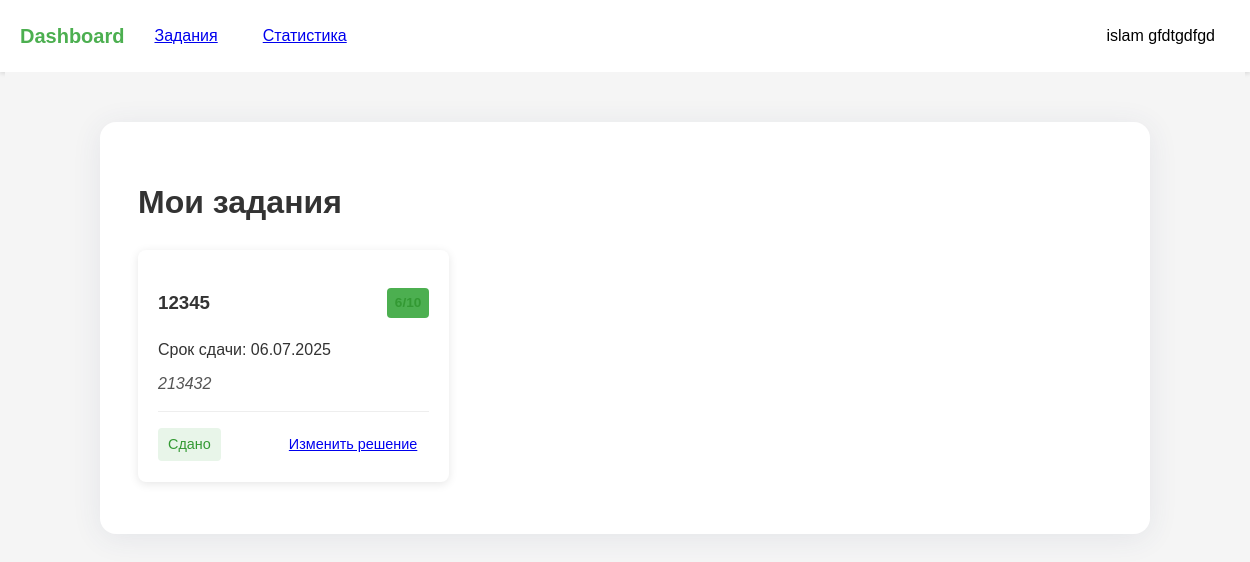
The page /assignments (signed in) on the database its author committed.
### models.py (models this page shows)
class User(UserMixin, db.Model):
    id = db.Column(db.Integer, primary_key=True)
    name = db.Column(db.String(150))
    email = db.Column(db.String(150), unique=True)
    password = db.Column(db.String(150))
    role = db.Column(db.String(50))  # 'student' or 'teacher'
    group = db.Column(db.String(50))
    first_name = db.Column(db.String(150))
    last_name = db.Column(db.String(150))
    age = db.Column(db.Integer)
    gender = db.Column(db.String(10))  # 'male', 'female', 'other'
    students = db.relationship(
        'User',
        secondary=teacher_student,
        primaryjoin=(id == teacher_student.c.teacher_id),
        secondaryjoin=(id == teacher_student.c.student_id),
        backref=db.backref('teachers', lazy='dynamic'),
        lazy='dynamic'
    )

class Assignment(db.Model):
    id = db.Column(db.Integer, primary_key=True)
    title = db.Column(db.String(100), nullable=False)
    description = db.Column(db.Text, nullable=False)
    deadline = db.Column(db.DateTime)
    max_score = db.Column(db.Integer, default=10)
    teacher_id = db.Column(db.Integer, db.ForeignKey('user.id'))
    created_at = db.Column(db.DateTime, default=datetime.utcnow)
    submissions = db.relationship('Submission', backref='assignment', lazy=True)
    questions = db.relationship('Question', backref='assignment', cascade='all, delete-orphan', lazy=True)

class Submission(db.Model):
    id = db.Column(db.Integer, primary_key=True)
    student_id = db.Column(db.Integer, db.ForeignKey('user.id'))
    assignment_id = db.Column(db.Integer, db.ForeignKey('assignment.id'))
    solution_text = db.Column(db.Text)
    submitted_at = db.Column(db.DateTime, default=datetime.utcnow)
    score = db.Column(db.Integer)
    feedback = db.Column(db.Text)

### main.py (the view)
@main.route('/assignments')
@login_required
def assignments_list():
    if current_user.role == 'teacher':
        assignments = Assignment.query.filter_by(teacher_id=current_user.id).order_by(Assignment.created_at.desc()).all()
        return render_template('assignments.html', assignments=assignments)
    elif current_user.role == 'student':
        assignments = Assignment.query.all()
        my_submissions = Submission.query.filter_by(student_id=current_user.id).all()
        submissions_by_assignment = {s.assignment_id: s for s in my_submissions}
        for a in assignments:
            a.submissions = [submissions_by_assignment[a.id]] if a.id in submissions_by_assignment else []
        return render_template('student_assignments.html', assignments=assignments, current_user=current_user)
    else:
        abort(403)

### app.py (called while the page is built)
def create_app():
    app = Flask(__name__)
    app.config['SECRET_KEY'] = 'your_secret_key'
    app.config['SQLALCHEMY_DATABASE_URI'] = 'sqlite:///data.db'
    app.config['SQLALCHEMY_TRACK_MODIFICATIONS'] = False
    app.config['TEMPLATES_AUTO_RELOAD'] = True
    db.init_app(app)
    login_manager.init_app(app)
    login_manager.login_view = 'auth.login'
    from models import User
    @login_manager.user_loader
    def load_user(user_id):
        return User.query.get(int(user_id))
    from auth import auth as auth_blueprint
    app.register_blueprint(auth_blueprint)
    from main import main as main_blueprint
    app.register_blueprint(main_blueprint)
    return app

### templates/student_assignments.html (shortened to what this page needs)
{% extends "base.html" %}
{% block content %}
<div class="student-dashboard">
    <div class="dashboard-container">
        <h1 class="welcome-title">Мои задания</h1>
        <div class="assignments-section">
            <div class="assignments-grid">
                {% for assignment in assignments %}
                <div class="assignment-card">
                    <div class="assignment-header" style="display: flex; justify-content: space-between; align-items: center;">
                        <h3>{{ assignment.title }}</h3>
                        {% set my_submission = assignment.submissions[0] if assignment.submissions else None %}
                        {% if my_submission and my_submission.score is not none %}
                            <span class="score-label" style="color:#339933; font-weight:bold;">
                                {{ my_submission.score }}/{{ assignment.max_score }}
                            </span>
                        {% endif %}
                    </div>
                    <span class="due-date">
                        {% if assignment.deadline %}
                            Срок сдачи: {{ assignment.deadline.strftime('%d.%m.%Y') }}
                        {% else %}
                            Без срока
                        {% endif %}
                    </span>
                    <p class="assignment-description">{{ assignment.description }}</p>
                    <div class="assignment-status">
                        {% if my_submission %}
                            {% if my_submission.score is not none %}
                                <div class="score submitted">
                                    <span style="color:#339933;">Сдано</span>
                                </div>
                                <a href="{{ url_for('main.submit_assignment', assignment_id=assignment.id) }}"
                                   class="btn btn-small">Изменить решение</a>
                            {% else %}
                                <div class="score waiting">
                                    <span style="color:#d98e1f;">Сдано, ожидает проверки</span>
                                </div>
                                <a href="{{ url_for('main.submit_assignment', assignment_id=assignment.id) }}"
                                   class="btn btn-small">Изменить решение</a>
                            {% endif %}
                        {% else %}
                            <div class="score not-submitted">
                                <span style="color:#c23c2a;">Не сдано</span>
                            </div>
                            <a href="{{ url_for('main.submit_assignment', assignment_id=assignment.id) }}"
                               class="btn btn-small btn-primary">Сдать работу</a>
                        {% endif %}
                    </div>
                </div>
                {% else %}
                <div class="no-assignments">
                    <p>На данный момент у вас нет активных заданий</p>
                </div>
                {% endfor %}
            </div>
        </div>
    </div>
</div>
{% endblock %}

### templates/base.html (shortened to what this page needs)
<!DOCTYPE html>
<html lang="ru">
<head>
    <link rel="stylesheet" href="../static/style.css">
</head>
<body>
    <header class="header">
        <nav class="navbar">
            <div class="nav-left">
                <a href="{{ url_for('main.dashboard') }}" class="logo">Dashboard</a>
                {% if current_user.is_authenticated %}
                    {% if current_user.role == 'teacher' %}
                        <a href="{{ url_for('main.create_assignment') }}" class="nav-btn">Задания</a>
                    {% else %}
                        <a href="{{ url_for('main.assignments_list') }}" class="nav-btn">Задания</a>
                    {% endif %}
                    <a href="{{ url_for('main.statistics') }}" class="nav-btn">Статистика</a>
                {% endif %}
            </div>
            <div class="nav-right">
                {% if current_user.is_authenticated %}
                <div class="profile-dropdown">
                    <button class="nav-btn profile-btn">{{ current_user.name }}{% if current_user.last_name %} {{ current_user.last_name }}{% endif %}</button>
                </div>
                {% else %}
                <a href="{{ url_for('auth.login') }}" class="nav-btn">Вход</a>
                {% endif %}
            </div>
        </nav>
    </header>
    <main>
        {% block content %}{% endblock %}
    </main>
</body>
</html>

### static/style.css (style rules this page uses)
:root { --primary-color: #4CAF50; --primary-hover: #45a049; --danger-color: #dc3545; --danger-hover: #c82333; --text-color: #333; --light-gray: #f8f9fa; --medium-gray: #e9ecef; --dark-gray: #6c757d; --shadow: 0 2px 10px rgba(0, 0, 0, 0.1); }
body { margin: 0; font-family: 'Arial', sans-serif; background-color: #f5f5f5; color: var(--text-color); line-height: 1.6; }
.navbar { display: flex; justify-content: space-between; align-items: center; padding: 15px 20px; background-color: white; box-shadow: 0 2px 4px rgba(0, 0, 0, 0.1); }
.nav-left, .nav-right { display: flex; align-items: center; gap: 15px; }
.logo { font-size: 1.25rem; font-weight: bold; color: var(--primary-color); text-decoration: none; transition: color 0.3s; }
.nav-btn { padding: 8px 15px; background: none; border: none; cursor: pointer; font-size: 1rem; border-radius: 4px; transition: all 0.3s; }
.profile-dropdown { position: relative; }
.assignment-card { background: white; border-radius: 8px; padding: 20px; margin-bottom: 20px; box-shadow: var(--shadow); transition: transform 0.3s, box-shadow 0.3s; }
.btn { display: inline-block; padding: 10px 20px; border: none; border-radius: 4px; font-size: 1rem; cursor: pointer; text-align: center; transition: background 0.3s; }
.btn-small { padding: 6px 12px; font-size: 0.9rem; }
.student-dashboard { max-width: 1200px; margin: 0 auto; padding: 20px; }
.assignments-grid { display: grid; grid-template-columns: repeat(auto-fill, minmax(300px, 1fr)); gap: 20px; }
.assignment-status { display: flex; justify-content: space-between; align-items: center; margin-top: 15px; padding-top: 15px; border-top: 1px solid #eee; }
.score { padding: 5px 10px; border-radius: 4px; font-size: 0.9rem; }
.score.submitted { background-color: #e8f5e9; color: #2e7d32; }
.score-label { background-color: var(--primary-color); color: white; padding: 4px 8px; border-radius: 4px; font-size: 0.85rem; }
.assignment-description { margin: 0.5rem 0; font-style: italic; color: #555; }
.student-dashboard { width: 100%; min-height: 100vh; background: #f5f5f5; }
.dashboard-container { max-width: 1050px; margin: 30px auto 0 auto; background: white; border-radius: 16px; padding: 34px 38px 32px 38px; box-shadow: 0 4px 30px rgba(60,70,110,0.09); box-sizing: border-box; }

### rows shown on the page
User: name "islam", last_name "gfdtgdfgd"
Assignment: title "12345", max_score "10", deadline "06.07.2025", description "213432"
Submission: score "6"
